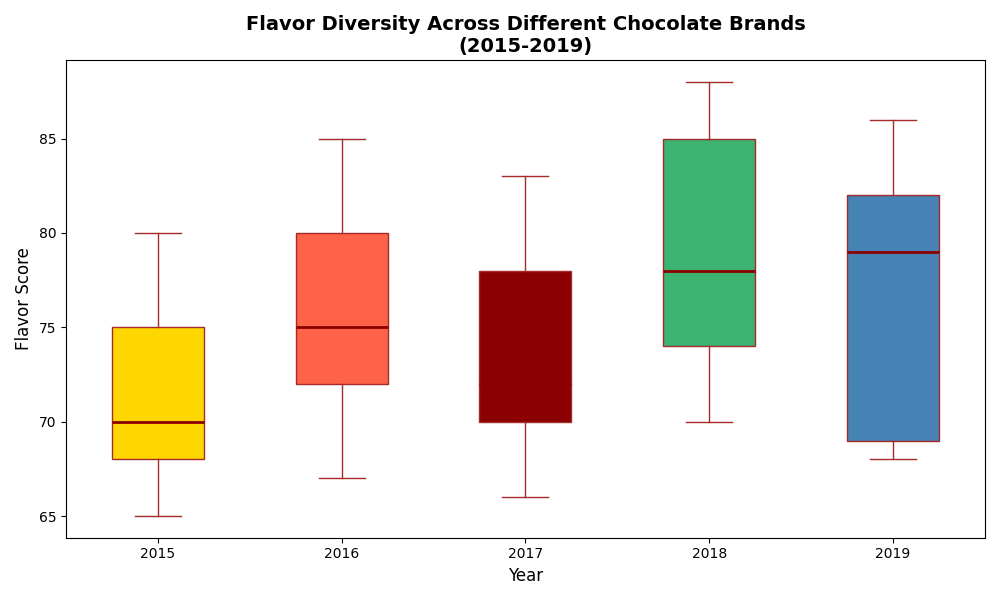

The script that drew this image:
import matplotlib.pyplot as plt
import numpy as np

# Data for plotting
chocolate_brands = ["CocoaHeaven", "ChocoDelight", "SweetCocoa", "DarkFantasy", "ChocoTwist"]
years = ["2015", "2016", "2017", "2018", "2019"]

chocolate_data = {
    "CocoaHeaven": [75, 80, 78, 85, 82],
    "ChocoDelight": [70, 75, 72, 78, 79],
    "SweetCocoa": [68, 72, 70, 74, 69],
    "DarkFantasy": [80, 85, 83, 88, 86],
    "ChocoTwist": [65, 67, 66, 70, 68],
}

box_data = [list(year_data) for year_data in zip(*chocolate_data.values())]

# Create the figure and axis
fig, ax = plt.subplots(figsize=(10, 6))

# Plot the boxplot
bplot = ax.boxplot(box_data, vert=True, patch_artist=True, notch=False,
                   boxprops=dict(facecolor='lightyellow', color='brown'),
                   whiskerprops=dict(color='brown'),
                   capprops=dict(color='brown'),
                   medianprops=dict(color='darkred', linewidth=2),
                   flierprops=dict(markerfacecolor='blue', marker='o', markersize=8, linestyle='none'))

# Color each box differently
colors = ['#FFD700', '#FF6347', '#8B0000', '#3CB371', '#4682B4']
for patch, color in zip(bplot['boxes'], colors):
    patch.set_facecolor(color)

# Setting axis labels and title
ax.set_xticklabels(years)
ax.set_xlabel('Year', fontsize=12)
ax.set_ylabel('Flavor Score', fontsize=12)
ax.set_title('Flavor Diversity Across Different Chocolate Brands\n(2015-2019)', fontsize=14, fontweight='bold')

# Removing grid lines
# ax.grid(True, linestyle='--', linewidth=0.5, alpha=0.7)

# Remove the legend
# ax.legend(handles=patches, bbox_to_anchor=(1.05, 1), loc='upper left', fontsize=10, title="Chocolate Brands")

# Enhance layout for better visual fit
plt.tight_layout()

# Display the plot
plt.show()
